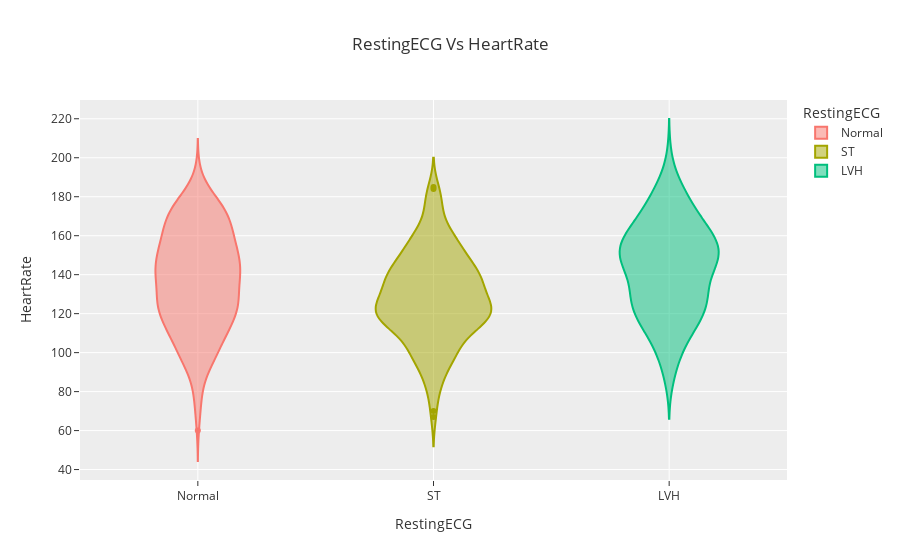

The code cell stored with this chart in its notebook:
### Code cell
px.violin(df,x='RestingECG',y='MaxHR',color='RestingECG',labels={'MaxHR':'HeartRate'},template='ggplot2',title='RestingECG Vs HeartRate')

### Figure 1 — Plotly figure (JSON) as saved in the notebook; plotly's stock layout.template omitted (floating-point values rounded to 4 significant figures; data arrays with more than 128 entries replaced by an {"elided": "..."} marker saying what was removed)
{"data": [{"alignmentgroup": "True", "box": {"visible": false}, "hovertemplate": "RestingECG=%{x}<br>HeartRate=%{y}<extra></extra>", "legendgroup": "Normal", "marker": {"color": "#F8766D"}, "name": "Normal", "offsetgroup": "Normal", "orientation": "v", "scalegroup": "True", "showlegend": true, "type": "violin", "x": {"elided": "552 str values"}, "x0": " ", "xaxis": "x", "y": {"elided": "552 int values"}, "y0": " ", "yaxis": "y"}, {"alignmentgroup": "True", "box": {"visible": false}, "hovertemplate": "RestingECG=%{x}<br>HeartRate=%{y}<extra></extra>", "legendgroup": "ST", "marker": {"color": "#A3A500"}, "name": "ST", "offsetgroup": "ST", "orientation": "v", "scalegroup": "True", "showlegend": true, "type": "violin", "x": {"elided": "178 str values"}, "x0": " ", "xaxis": "x", "y": {"elided": "178 int values"}, "y0": " ", "yaxis": "y"}, {"alignmentgroup": "True", "box": {"visible": false}, "hovertemplate": "RestingECG=%{x}<br>HeartRate=%{y}<extra></extra>", "legendgroup": "LVH", "marker": {"color": "#00BF7D"}, "name": "LVH", "offsetgroup": "LVH", "orientation": "v", "scalegroup": "True", "showlegend": true, "type": "violin", "x": {"elided": "188 str values"}, "x0": " ", "xaxis": "x", "y": {"elided": "188 int values"}, "y0": " ", "yaxis": "y"}], "layout": {"legend": {"title": {"text": "RestingECG"}, "tracegroupgap": 0}, "title": {"text": "RestingECG Vs HeartRate"}, "violinmode": "overlay", "xaxis": {"anchor": "y", "categoryarray": ["Normal", "ST", "LVH"], "categoryorder": "array", "domain": [0, 1], "title": {"text": "RestingECG"}}, "yaxis": {"anchor": "x", "domain": [0, 1], "title": {"text": "HeartRate"}}}}
